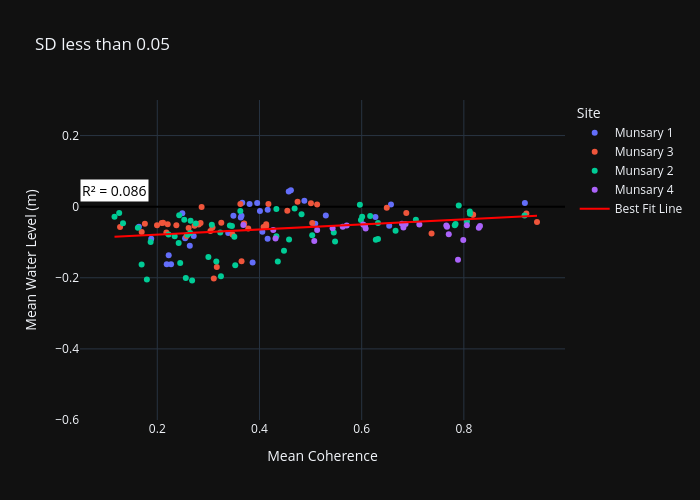

The code cell stored with this chart in its notebook:
### Code cell
# Fit linear regression
X = further_filtered_dataframe["Mean Coherence"].values.reshape(-1, 1)
y = further_filtered_dataframe["Mean Water Level (m)"].values
model = LinearRegression()
model.fit(X, y)

# Predicted values
further_filtered_dataframe["y_pred"] = model.predict(X)
r2 = r2_score(y, further_filtered_dataframe["y_pred"])

fig = px.scatter(further_filtered_dataframe, x="Mean Coherence", y="Mean Water Level (m)",
                 hover_data=["Site", "Time", "Year"], color="Site", title='SD less than 0.05')
fig.update_layout(
    yaxis=dict(range=[-0.6, 0.3])
)

# Add regression line
fig.add_trace(go.Scatter(
    x=further_filtered_dataframe["Mean Coherence"],
    y=further_filtered_dataframe["y_pred"],
    mode="lines",
    name="Best Fit Line",
    line=dict(color="red")
))

# Annotate R² value
fig.add_annotation(
    x=further_filtered_dataframe["Mean Coherence"].min(),
    y=further_filtered_dataframe["Mean Water Level (m)"].max(),
    text=f"R² = {r2:.3f}",
    showarrow=False,
    font=dict(size=14, color="black"),
    bgcolor="white"
)

fig.update_layout(
    yaxis=dict(
        zeroline=True,  # Draw y=0 line
        zerolinewidth=2,
        zerolinecolor='black',
    ),
    xaxis=dict(
        anchor="y",  # Anchor x-axis to y
    ),
    yaxis_position=0  # y=0 is where x-axis appears
)
fig.update_layout(
    width=700,  # pixels
    height=500  # pixels
)

fig.show()

### Figure 1 — Plotly figure (JSON) as saved in the notebook; plotly's stock layout.template omitted (floating-point values rounded to 4 significant figures; data arrays with more than 128 entries replaced by an {"elided": "..."} marker saying what was removed)
{"data": [{"customdata": [["Munsary 1", "september", "2019"], ["Munsary 1", "october", "2019"], ["Munsary 1", "march", "2020"], ["Munsary 1", "january", "2020"], ["Munsary 1", "april", "2018"], ["Munsary 1", "august", "2019"], ["Munsary 1", "may", "2021"], ["Munsary 1", "august", "2017"], ["Munsary 1", "june", "2019"], ["Munsary 1", "august", "2016"], ["Munsary 1", "august", "2020"], ["Munsary 1", "march", "2022"], ["Munsary 1", "july", "2020"], ["Munsary 1", "july", "2019"], ["Munsary 1", "july", "2017"], ["Munsary 1", "september", "2020"], ["Munsary 1", "may", "2017"], ["Munsary 1", "may", "2018"], ["Munsary 1", "may", "2016"], ["Munsary 1", "april", "2020"], ["Munsary 1", "may", "2020"], ["Munsary 1", "june", "2020"], ["Munsary 1", "june", "2021"], ["Munsary 1", "may", "2019"], ["Munsary 1", "june", "2016"], ["Munsary 1", "august", "2018"], ["Munsary 1", "august", "2021"], ["Munsary 1", "june", "2018"], ["Munsary 1", "july", "2021"], ["Munsary 1", "july", "2018"]], "hovertemplate": "Site=%{customdata[0]}<br>Mean Coherence=%{x}<br>Mean Water Level (m)=%{y}<br>Time=%{customdata[1]}<br>Year=%{customdata[2]}<extra></extra>", "legendgroup": "Munsary 1", "marker": {"color": "#636efa", "symbol": "circle"}, "mode": "markers", "name": "Munsary 1", "orientation": "v", "showlegend": true, "x": [0.4615, 0.4573, 0.4878, 0.3663, 0.9194, 0.3955, 0.3806, 0.6574, 0.416, 0.4009, 0.249, 0.5298, 0.349, 0.3648, 0.6269, 0.3634, 0.5092, 0.6539, 0.1641, 0.4057, 0.3388, 0.2713, 0.2545, 0.4159, 0.1881, 0.2636, 0.2223, 0.3865, 0.227, 0.2185], "xaxis": "x", "y": [0.04609, 0.0425, 0.01648, 0.0113, 0.01033, 0.01016, 0.0077, 0.005913, -0.008537, -0.01239, -0.01833, -0.02449, -0.02523, -0.02548, -0.02872, -0.0303, -0.04808, -0.05354, -0.05627, -0.07057, -0.07404, -0.08238, -0.08902, -0.09047, -0.09053, -0.1098, -0.1366, -0.1568, -0.1618, -0.1621], "yaxis": "y", "type": "scatter"}, {"customdata": [["Munsary 3", "november", "2016"], ["Munsary 3", "october", "2016"], ["Munsary 3", "july", "2016"], ["Munsary 3", "august", "2016"], ["Munsary 3", "december", "2016"], ["Munsary 3", "september", "2016"], ["Munsary 3", "november", "2017"], ["Munsary 3", "december", "2017"], ["Munsary 3", "october", "2017"], ["Munsary 3", "february", "2018"], ["Munsary 3", "january", "2018"], ["Munsary 3", "march", "2018"], ["Munsary 3", "april", "2018"], ["Munsary 3", "december", "2015"], ["Munsary 3", "november", "2019"], ["Munsary 3", "october", "2019"], ["Munsary 3", "november", "2015"], ["Munsary 3", "january", "2020"], ["Munsary 3", "july", "2015"], ["Munsary 3", "march", "2019"], ["Munsary 3", "september", "2019"], ["Munsary 3", "december", "2019"], ["Munsary 3", "february", "2016"], ["Munsary 3", "january", "2016"], ["Munsary 3", "april", "2016"], ["Munsary 3", "may", "2015"], ["Munsary 3", "march", "2016"], ["Munsary 3", "february", "2019"], ["Munsary 3", "january", "2019"], ["Munsary 3", "march", "2015"], ["Munsary 3", "november", "2018"], ["Munsary 3", "august", "2019"], ["Munsary 3", "december", "2018"], ["Munsary 3", "october", "2018"], ["Munsary 3", "june", "2019"], ["Munsary 3", "july", "2019"], ["Munsary 3", "may", "2018"], ["Munsary 3", "may", "2016"], ["Munsary 3", "april", "2019"], ["Munsary 3", "may", "2019"], ["Munsary 3", "june", "2018"], ["Munsary 3", "august", "2018"]], "hovertemplate": "Site=%{customdata[0]}<br>Mean Coherence=%{x}<br>Mean Water Level (m)=%{y}<br>Time=%{customdata[1]}<br>Year=%{customdata[2]}<extra></extra>", "legendgroup": "Munsary 3", "marker": {"color": "#EF553B", "symbol": "circle"}, "mode": "markers", "name": "Munsary 3", "orientation": "v", "showlegend": true, "x": [0.4745, 0.5007, 0.4175, 0.3626, 0.5128, 0.2867, 0.6491, 0.4545, 0.6873, 0.9223, 0.8171, 0.8182, 0.9431, 0.2113, 0.3252, 0.2848, 0.2088, 0.5032, 0.3701, 0.3695, 0.1757, 0.4131, 0.2204, 0.2812, 0.2373, 0.1995, 0.2729, 0.4132, 0.408, 0.1271, 0.3081, 0.2614, 0.378, 0.304, 0.1695, 0.2178, 0.7368, 0.3472, 0.2573, 0.3649, 0.3164, 0.3106], "xaxis": "x", "y": [0.01408, 0.009871, 0.007594, 0.007576, 0.006094, -0.0006146, -0.0028, -0.0113, -0.01797, -0.01943, -0.02182, -0.02299, -0.0434, -0.04551, -0.04552, -0.04566, -0.04608, -0.04617, -0.04767, -0.04788, -0.04802, -0.04914, -0.04939, -0.04999, -0.05204, -0.05218, -0.05362, -0.05403, -0.05722, -0.05741, -0.05861, -0.05998, -0.0614, -0.06814, -0.07146, -0.07284, -0.07581, -0.07819, -0.0826, -0.1536, -0.1699, -0.2024], "yaxis": "y", "type": "scatter"}, {"customdata": {"elided": "55x3 str values"}, "hovertemplate": "Site=%{customdata[0]}<br>Mean Coherence=%{x}<br>Mean Water Level (m)=%{y}<br>Time=%{customdata[1]}<br>Year=%{customdata[2]}<extra></extra>", "legendgroup": "Munsary 2", "marker": {"color": "#00cc96", "symbol": "circle"}, "mode": "markers", "name": "Munsary 2", "orientation": "v", "showlegend": true, "x": [0.5965, 0.79, 0.4688, 0.4331, 0.3625, 0.8116, 0.1254, 0.8119, 0.4823, 0.2429, 0.9187, 0.6167, 0.6009, 0.1163, 0.7061, 0.2528, 0.5985, 0.2652, 0.806, 0.6319, 0.133, 0.2754, 0.7838, 0.3067, 0.7822, 0.342, 0.3461, 0.162, 0.6664, 0.5454, 0.3233, 0.2646, 0.222, 0.2593, 0.5032, 0.433, 0.234, 0.3509, 0.6319, 0.4579, 0.6277, 0.5479, 0.187, 0.2418, 0.448, 0.3, 0.4359, 0.3155, 0.2448, 0.1694, 0.3526, 0.3245, 0.2558, 0.1796, 0.2681], "xaxis": "x", "y": [0.005296, 0.003438, -0.004979, -0.006896, -0.01215, -0.01392, -0.01769, -0.01993, -0.02117, -0.0241, -0.02476, -0.02594, -0.02817, -0.02821, -0.03696, -0.03712, -0.0376, -0.03977, -0.04202, -0.0456, -0.04664, -0.04755, -0.0485, -0.05106, -0.05247, -0.05293, -0.05446, -0.05965, -0.06773, -0.07239, -0.07252, -0.07377, -0.07818, -0.07891, -0.08072, -0.08319, -0.08334, -0.08492, -0.09083, -0.09237, -0.09288, -0.09822, -0.09909, -0.1023, -0.1237, -0.1416, -0.1543, -0.1544, -0.1582, -0.1627, -0.1651, -0.1956, -0.2004, -0.2047, -0.2077], "yaxis": "y", "type": "scatter"}, {"customdata": [["Munsary 4", "november", "2016"], ["Munsary 4", "november", "2015"], ["Munsary 4", "january", "2016"], ["Munsary 4", "january", "2017"], ["Munsary 4", "may", "2015"], ["Munsary 4", "july", "2016"], ["Munsary 4", "february", "2016"], ["Munsary 4", "december", "2015"], ["Munsary 4", "july", "2015"], ["Munsary 4", "february", "2017"], ["Munsary 4", "december", "2016"], ["Munsary 4", "april", "2016"], ["Munsary 4", "october", "2016"], ["Munsary 4", "march", "2017"], ["Munsary 4", "august", "2016"], ["Munsary 4", "march", "2016"], ["Munsary 4", "september", "2016"], ["Munsary 4", "march", "2015"], ["Munsary 4", "april", "2017"], ["Munsary 4", "may", "2016"], ["Munsary 4", "june", "2017"], ["Munsary 4", "june", "2016"], ["Munsary 4", "january", "2018"]], "hovertemplate": "Site=%{customdata[0]}<br>Mean Coherence=%{x}<br>Mean Water Level (m)=%{y}<br>Time=%{customdata[1]}<br>Year=%{customdata[2]}<extra></extra>", "legendgroup": "Munsary 4", "marker": {"color": "#ab63fa", "symbol": "circle"}, "mode": "markers", "name": "Munsary 4", "orientation": "v", "showlegend": true, "x": [0.6788, 0.6858, 0.6029, 0.7129, 0.3684, 0.8059, 0.7656, 0.5707, 0.6065, 0.8315, 0.767, 0.5629, 0.6817, 0.8292, 0.5431, 0.6078, 0.427, 0.5129, 0.7704, 0.4314, 0.7988, 0.5072, 0.7885], "xaxis": "x", "y": [-0.0483, -0.04854, -0.05008, -0.05024, -0.05165, -0.05241, -0.05275, -0.05324, -0.05378, -0.05448, -0.05645, -0.05658, -0.05867, -0.05933, -0.0607, -0.06112, -0.06542, -0.06584, -0.07763, -0.08923, -0.09355, -0.09674, -0.1493], "yaxis": "y", "type": "scatter"}, {"line": {"color": "red"}, "mode": "lines", "name": "Best Fit Line", "x": {"elided": "150 float values"}, "y": {"elided": "150 float values"}, "type": "scatter"}], "layout": {"xaxis": {"anchor": "y", "domain": [0.0, 1.0], "title": {"text": "Mean Coherence"}}, "yaxis": {"anchor": "x", "domain": [0.0, 1.0], "title": {"text": "Mean Water Level (m)"}, "range": [-0.6, 0.3], "zeroline": true, "zerolinewidth": 2, "zerolinecolor": "black", "position": 0}, "legend": {"title": {"text": "Site"}, "tracegroupgap": 0}, "title": {"text": "SD less than 0.05"}, "annotations": [{"bgcolor": "white", "font": {"color": "black", "size": 14}, "showarrow": false, "text": "R² = 0.086", "x": 0.1163, "y": 0.04609}], "width": 700, "height": 500}}
